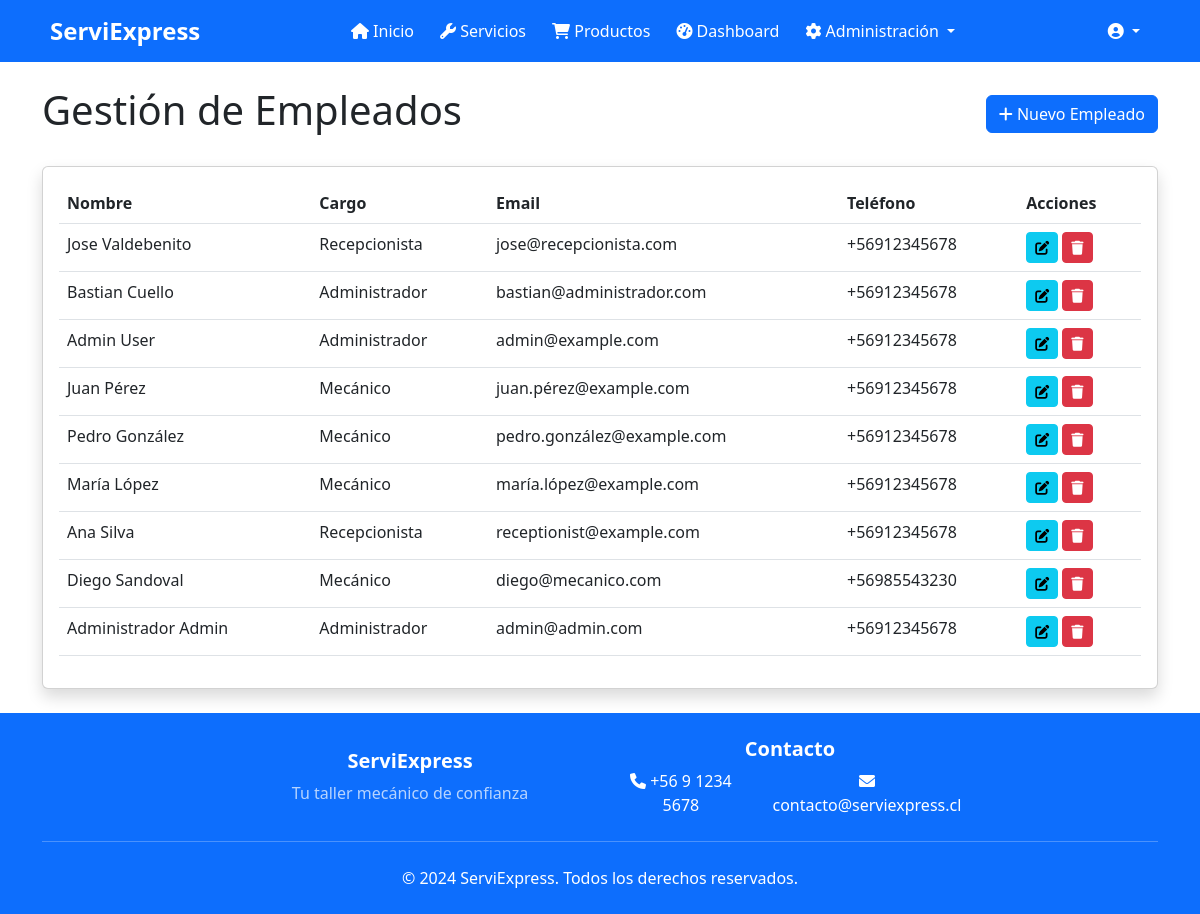
Page /management/employees/ (signed in) on the committed database.
### workshop/models.py (models this page shows, shortened)
class UserProfile(models.Model):
    ROLE_CHOICES = [
        ('client', 'Cliente'),
        ('mechanic', 'Mecánico'),
        ('receptionist', 'Recepcionista'),
        ('admin', 'Administrador'),
    ]
    user = models.OneToOneField(User, on_delete=models.CASCADE)
    role = models.CharField(max_length=20, choices=ROLE_CHOICES)
    phone = models.CharField(max_length=15, blank=True)

### workshop/views/employee_views.py (the view)
# urls.py: path('management/employees/', employee_views.employee_list, name='employee_list'),
@login_required
@admin_required
def employee_list(request):
    employees = UserProfile.objects.exclude(role='client')
    return render(request, 'workshop/admin/employee_list.html', {
        'employees': employees
    })

### templates/workshop/admin/employee_list.html (shortened to what this page needs)
{% extends 'base.html' %}
{% load widget_tweaks %}
{% block content %}
<div class="container py-4">
    <div class="d-flex justify-content-between align-items-center mb-4">
        <h1>Gestión de Empleados</h1>
        <a href="{% url 'employee_add' %}" class="btn btn-primary">
            <i class="fas fa-plus"></i> Nuevo Empleado
        </a>
    </div>
    <div class="card shadow">
        <div class="card-body">
            <div class="table-responsive">
                <table class="table table-hover">
                    <thead>
                        <tr>
                            <th>Nombre</th>
                            <th>Cargo</th>
                            <th>Email</th>
                            <th>Teléfono</th>
                            <th>Acciones</th>
                        </tr>
                    </thead>
                    <tbody>
                        {% for employee in employees %}
                            <tr>
                                <td>{{ employee.user.get_full_name }}</td>
                                <td>{{ employee.get_role_display }}</td>
                                <td>{{ employee.user.email }}</td>
                                <td>{{ employee.phone }}</td>
                                <td>
                                    <a href="{% url 'employee_edit' employee.id %}" class="btn btn-sm btn-info">
                                        <i class="fas fa-edit"></i>
                                    </a>
                                    <a href="{% url 'employee_delete' employee.id %}" class="btn btn-sm btn-danger">
                                        <i class="fas fa-trash"></i>
                                    </a>
                                </td>
                            </tr>
                        {% empty %}
                            <tr>
                                <td colspan="5" class="text-center">No hay empleados registrados.</td>
                            </tr>
                        {% endfor %}
                    </tbody>
                </table>
            </div>
        </div>
    </div>
</div>
{% endblock %}

### templates/base.html (style rules this page uses)
body { display: flex; flex-direction: column; min-height: 100vh; margin: 0; }

### rows in the picture
UserProfile: user.get_full_name "Jose Valdebenito", role "Recepcionista", user.email "jose@recepcionista.com", phone "+56912345678"
UserProfile: user.get_full_name "Bastian Cuello", role "Administrador", user.email "bastian@administrador.com", phone "+56912345678"
UserProfile: user.get_full_name "Admin User", role "Administrador", user.email "admin@example.com", phone "+56912345678"
UserProfile: user.get_full_name "Juan Pérez", role "Mecánico", user.email "juan.pérez@example.com", phone "+56912345678"
UserProfile: user.get_full_name "Pedro González", role "Mecánico", user.email "pedro.gonzález@example.com", phone "+56912345678"
UserProfile: user.get_full_name "María López", role "Mecánico", user.email "maría.lópez@example.com", phone "+56912345678"
UserProfile: user.get_full_name "Ana Silva", role "Recepcionista", user.email "receptionist@example.com", phone "+56912345678"
UserProfile: user.get_full_name "Diego Sandoval", role "Mecánico", user.email "diego@mecanico.com", phone "+56985543230"
UserProfile: user.get_full_name "Administrador Admin", role "Administrador", user.email "admin@admin.com", phone "+56912345678"
